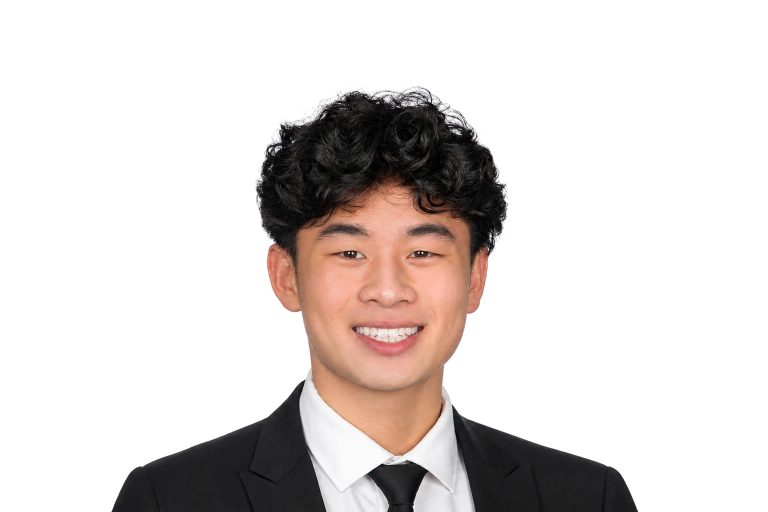
#> input picture tools/source/headshot-cutout.webp, 1536 x 1024 px (shown at 1/2 size)
$ python favicon.py
#> lines starting #> are read from the running program, lines starting #| are printed output that depends on the picture
"""
The tab icon, cut from the headshot.

Run by hand, like the page renderer and the share card, and the output is
committed: `python3 tools/favicon.py`.

A favicon is sixteen pixels across on the tab strip where it matters, so
the portrait cannot be used as it stands: head and shoulders at that size
is a dark smudge with no face in it. The crop is the face alone, framed
with just enough room that the chin and the hair both sit inside — the
first attempt cut the chin off at the bottom edge, which at 16px reads as
a blur rather than as a mistake and is therefore easy to ship.

The tab icons keep the cut-out's transparency. The worry about that was
dark mode, where black hair sits against a near-black tab strip and
disappears — and it does disappear, checked against Chrome's #35363A and
Safari's darker grey. It turns out not to matter: the face is the part
that identifies it and the face is light, so what reads at 16px is a
head-shaped portrait either way. On a white strip it is cleaner than any
background would be.

The home-screen icon is the exception and has to be. iOS composites an
apple-touch-icon onto black, so a transparent one arrives as a face
floating in a dark square; it gets the site's red instead.

The source is tools/source/headshot-cutout.webp rather than the one in
public/. Same photograph, wider margins, and it is a build input rather
than something the site serves — nothing should ship a 1536px image to
draw a 32px square.
"""
from PIL import Image
from pathlib import Path

ROOT = Path(__file__).resolve().parent.parent
RED = (196, 48, 48)

shot = Image.open(ROOT / "tools" / "source" / "headshot-cutout.webp").convert("RGBA")
#> shot is the input picture: PIL image 1536x1024 RGBA; mean R, G, B, A 31.2, 25.3, 23.1, 65.3

# The face, found from the cut-out rather than written down, so a source
# with different margins crops to the same place. Fractions of the
# subject's own box, settled by eye against renderings at 16, 32 and 64 —
# which is the only way to settle them, since nothing about this crop can
# be judged at full size.
left, top, right, bottom = shot.getchannel("A").getbbox()
#> left = 221; top = 166; right = 1278; bottom = 1024
w, h = right - left, bottom - top
#> w = 1057; h = 858
cx = left + w / 2
#> cx = 749.5
side = w * 0.634
#> side = 670.1
box = (round(cx - side / 2), round(top - h * 0.042),
       round(cx + side / 2), round(top - h * 0.042 + side))
#> box = (414, 130, 1085, 800)
face = shot.crop(box)
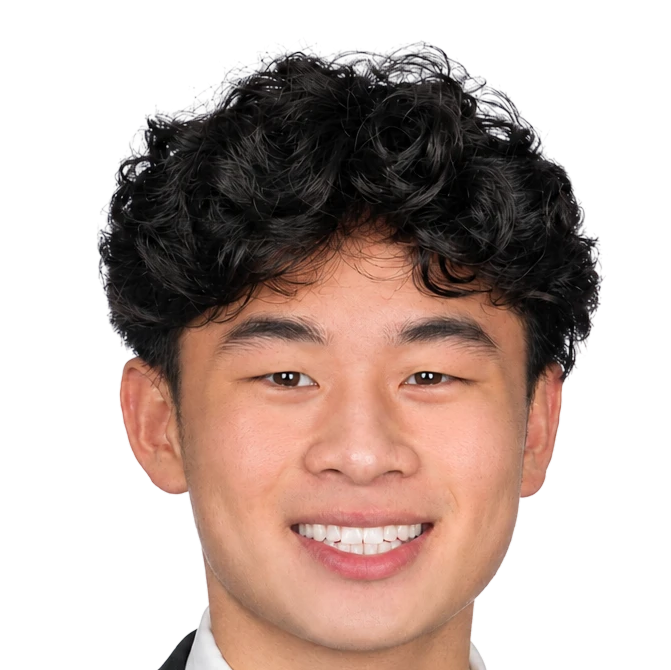
#> face: PIL image 671x670 RGBA; mean R, G, B, A 70.7, 52.2, 45.3, 132.4; transparent parts drawn white

# 16 and 32 are the tab, and keep their transparency.
for size in (16, 32):
    out = ROOT / "public" / f"favicon-{size}.png"
    face.resize((size, size), Image.LANCZOS).save(out, "PNG", optimize=True)
    print(f"wrote public/favicon-{size}.png — {size}px, transparent")
#> this loop made 2 passes
#> pass 1, `face.resize((size, size), Image.LANCZOS).save(out, "PNG", optimize=True)`:
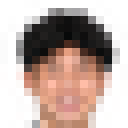
#> saved as favicon-16.png: PIL image 16x16 RGBA (shown 8 times larger); mean R, G, B, A 98.8, 68.9, 60.1, 132.4; transparent parts drawn white
#> pass 2, `face.resize((size, size), Image.LANCZOS).save(out, "PNG", optimize=True)`:
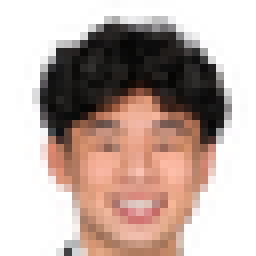
#> saved as favicon-32.png: PIL image 32x32 RGBA (shown 8 times larger); mean R, G, B, A 81.3, 59.8, 53.1, 132.5; transparent parts drawn white

# 180 is iOS, and must not be.
card = Image.new("RGB", face.size, RED)
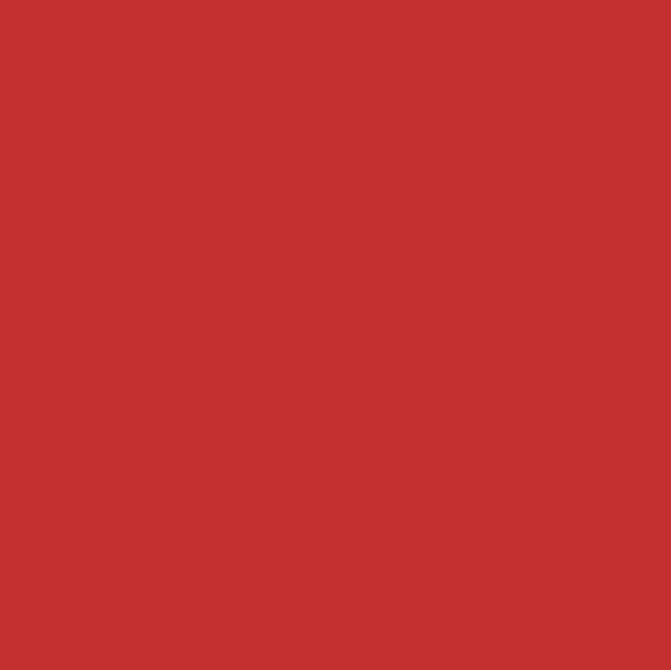
#> card: PIL image 671x670 RGB; mean R, G, B 196, 48, 48
card.paste(face, (0, 0), face)
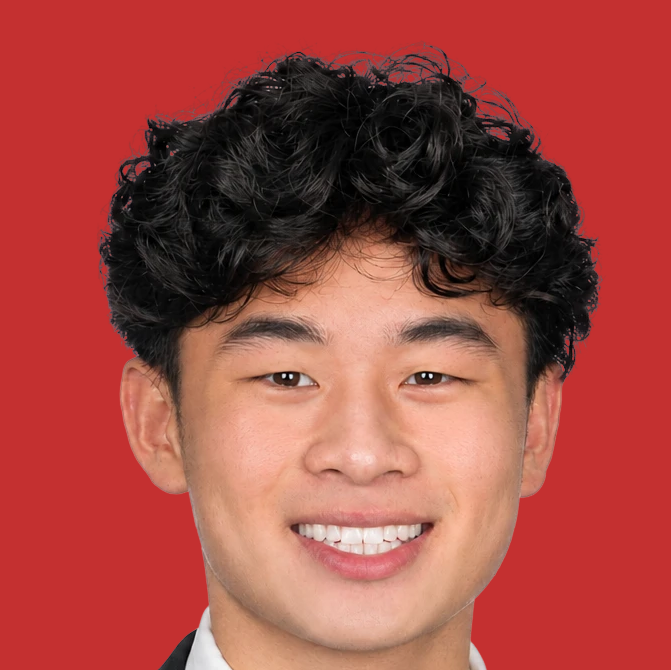
#> card: PIL image 671x670 RGB; mean R, G, B 162, 72.5, 65.5
out = ROOT / "public" / "apple-touch-icon.png"
card.resize((180, 180), Image.LANCZOS).save(out, "PNG", optimize=True)
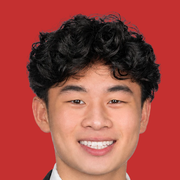
#> saved as apple-touch-icon.png: PIL image 180x180 RGB; mean R, G, B 162, 72.5, 65.5
print(f"wrote public/apple-touch-icon.png — 180px on the red")
